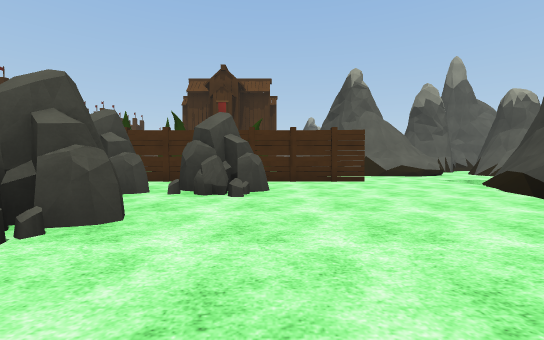
view 1 (above)

24 first-person views from a walk through a scene from a Unity 3-D project. The camera is 1.2 m above the floor, tilts 2° down and sees 90° across. The floor is counted in squares, 2.4 m on a side. Each view is taken from the middle of a square. On the plan, view 1 faces up. The plan holds only what a view shows up to about 9 squares ahead; the rest is blank. The place goes on beyond the plan. The player character is not drawn. Some animated figures are not drawn. Surface patterns are stand-ins for the level's own textures.

view 2
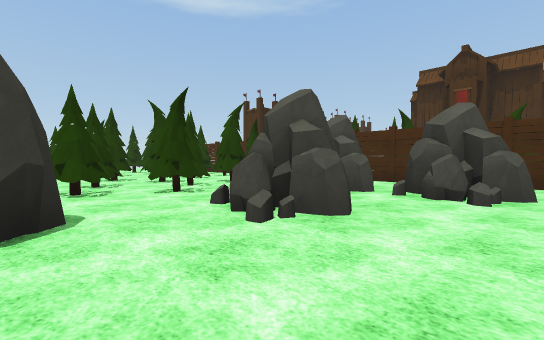

view 3
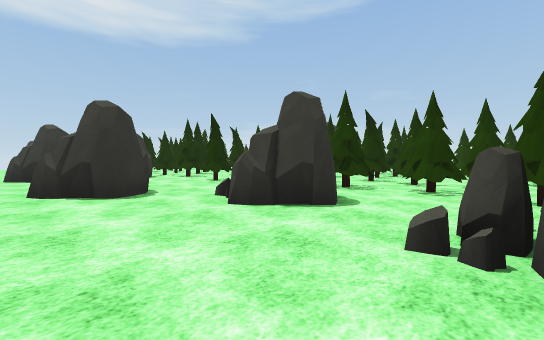

view 4
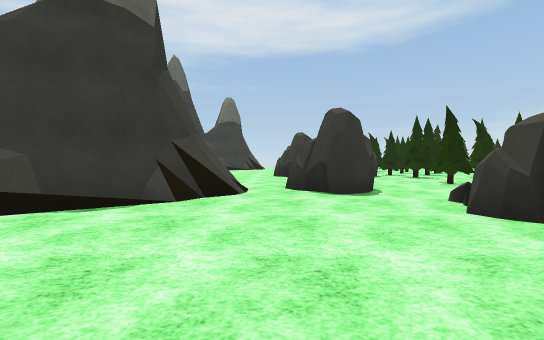

view 5
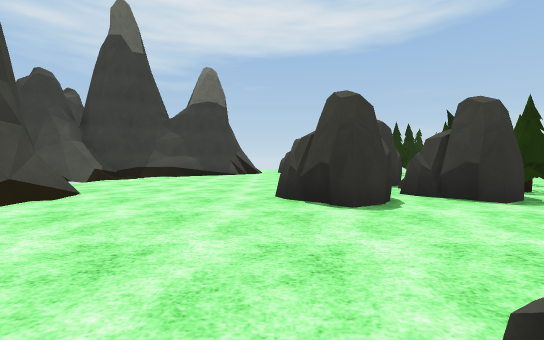

view 6
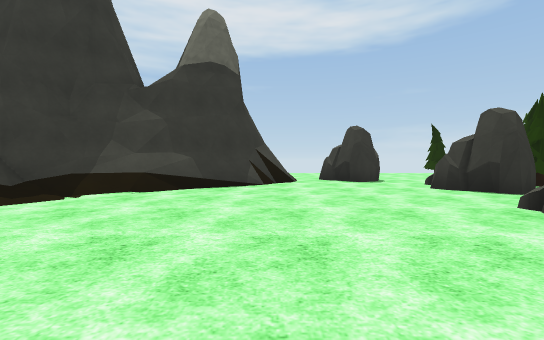

view 7
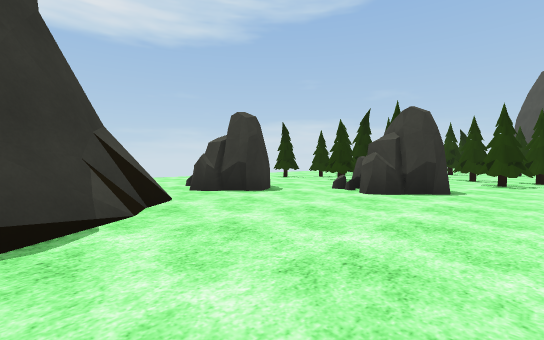

view 8
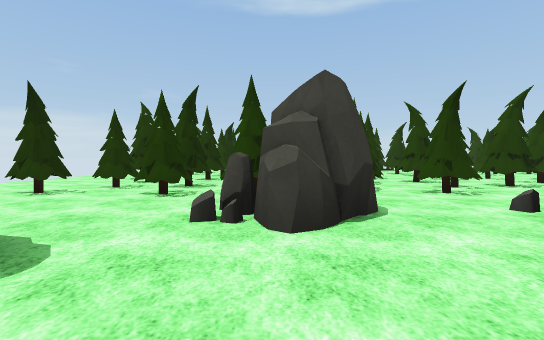

view 9
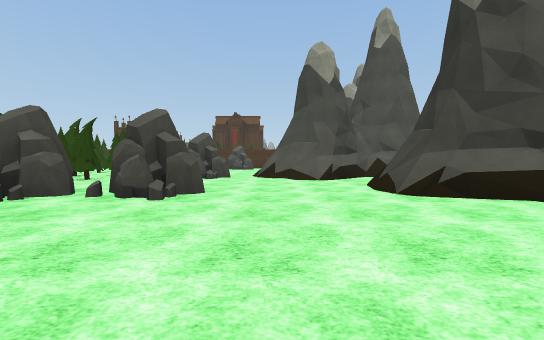

view 10
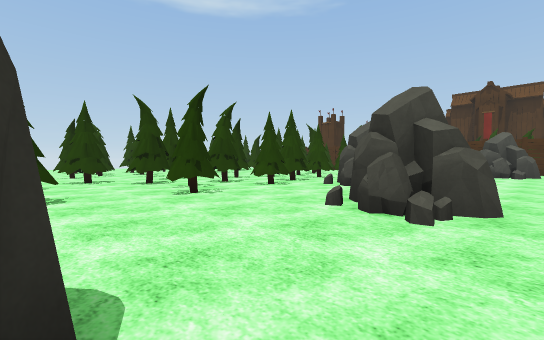

view 11
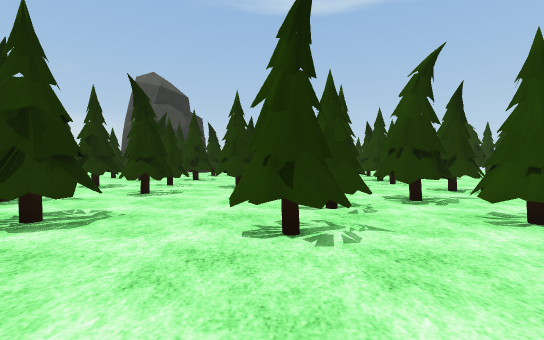

view 12
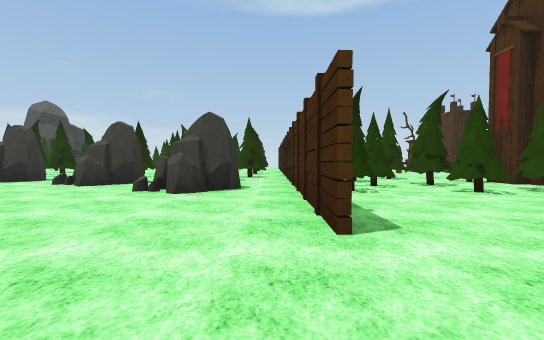

view 13
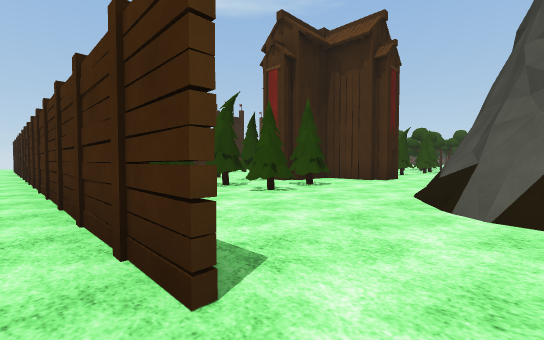

view 14
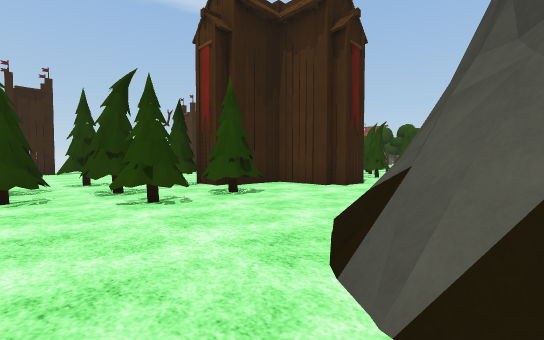

view 15
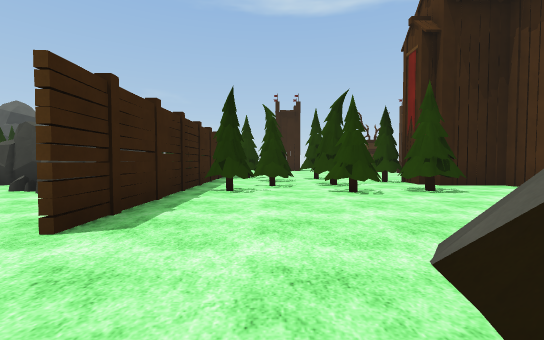

view 16
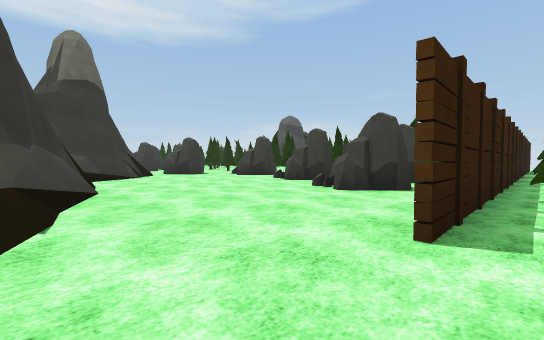

view 17
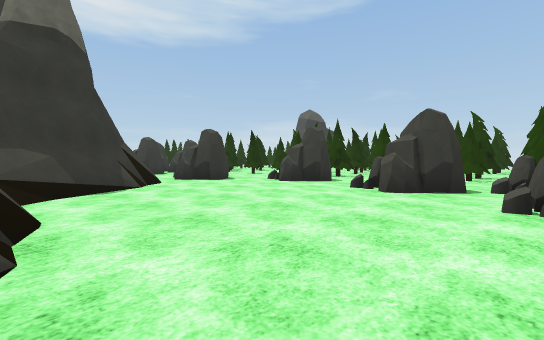

view 18
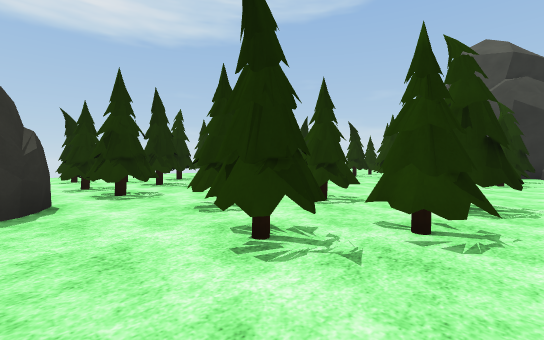

view 19
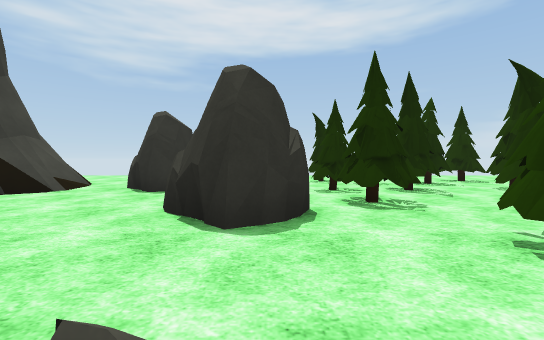

view 20
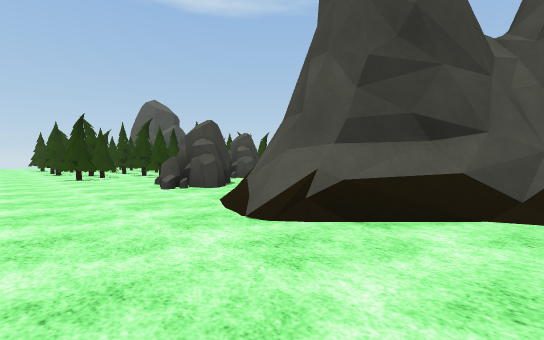

view 21
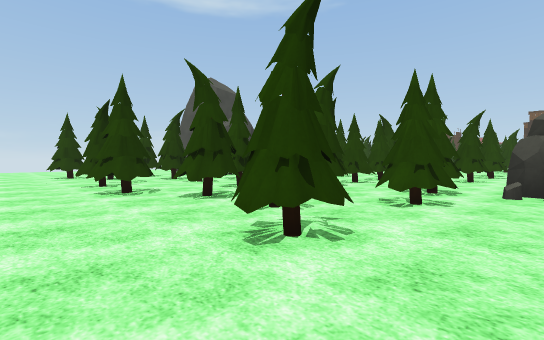

view 22
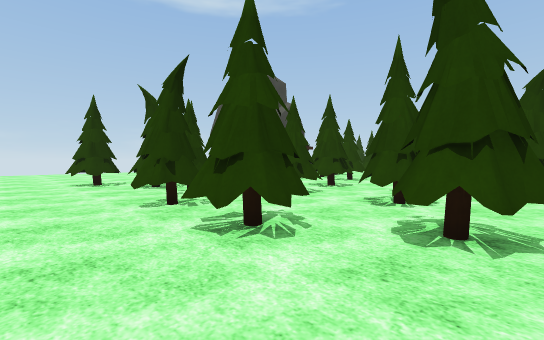

view 23
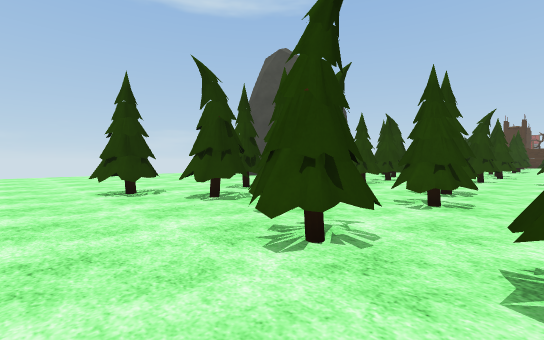

view 24
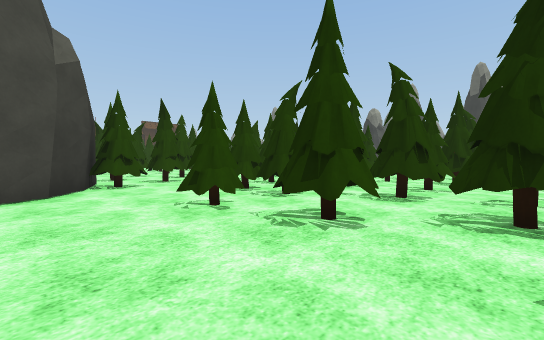

### Floor plan
Key: @ floor where view 1 was taken; # wall or solid block; x gap in a wall; . floor; / step, stairs or slope; = window, fence, low wall or low ledge; ^ raised ledge; R rock; T thing the floor can be seen under or through; E tree.
Columns run from 18 left of view 1 to 8 right of it. Each row starts with its distance up from view 1.
 15                   ..
 14                   ..
 13                 ###.
 12              .. #...#
 11              ...##..#
 10            ...x..T..##
  9            ...#TTTT..##^//=
  8              ..#TT.......
  7            ...#####....=
  6          ############..#
  5            ####RRRR....#
  4            ####RRR....##
  3            ###..R.....#
  2          ###E##.R....##
  1        EE   EE.......#
  0        E    E..R..@..#
 -1        #######.RR...##
 -2          ######..R.#####
 -3         #  ###...R.###.
 -4         #...#.#.....#.
 -5       ..##.#..........
 -6       ## #.##.#..R...##
 -7       #.##...##RRRR..###
 -8      #.................#
 -9     ######..###.R......
-10    ##..E....E..........
-11    #...EE...EE.R......##
-12     ..##.#..#.#RR...####
-13   .................####
-14   ....#.TT.#.##..R.####
-15 .......TT..###...R..##.
-16 .........#...##........
-17 .......................

Where each view was taken, in squares from view 1:
view 1: 0 up, 0 right, facing up
view 2: 0 up, 0 right, facing up-left
view 3: 2 up, 0 right, facing down-left
view 4: 2 up, 0 right, facing down
view 5: 3 down, 0 right, facing down
view 6: 7 down, 1 right, facing down
view 7: 10 down, 2 right, facing down-left
view 8: 12 down, 0 right, facing left
view 9: 11 down, 1 right, facing up
view 10: 6 down, 0 right, facing up-left
view 11: 4 down, 2 left, facing left
view 12: 6 up, 4 right, facing left
view 13: 6 up, 3 right, facing up-left
view 14: 8 up, 3 right, facing up-left
view 15: 8 up, 4 right, facing left
view 16: 7 up, 4 right, facing down-left
view 17: 4 up, 3 right, facing down-left
view 18: 8 down, 3 left, facing down-left
view 19: 9 down, 3 left, facing down
view 20: 17 down, 4 right, facing up-left
view 21: 17 down, 3 left, facing up-left
view 22: 17 down, 6 left, facing up-left
view 23: 17 down, 8 left, facing up-left
view 24: 15 down, 14 left, facing up-right
